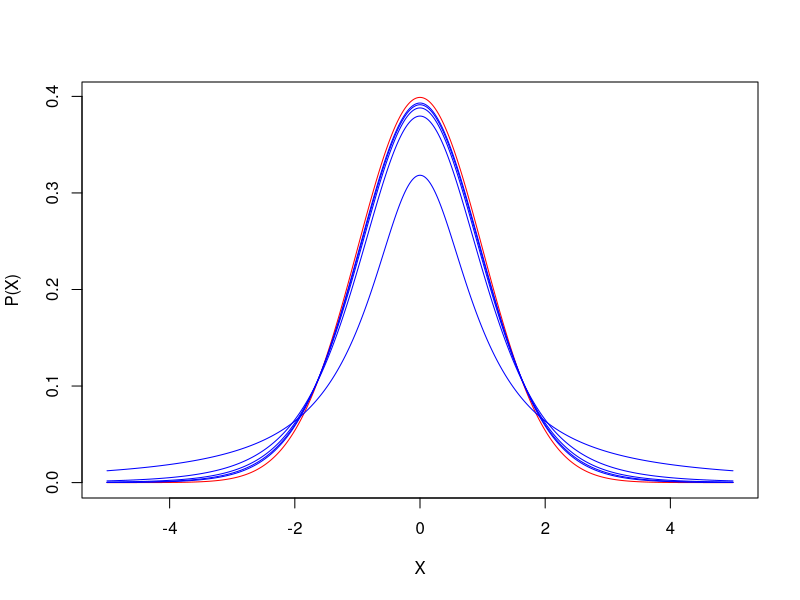

The R script that drew this image:
#author: Michael Liu
#t-dist-normal-plot

x = seq(-5, 5, by=0.001)
seq.t = seq(from = 1, to = 20, by = 4)
#normal
norm.y <- dnorm(x)
plot(x,norm.y,type="l",col="red", xlab = "X", ylab="P(X)")
#t-distribution with various degree of freedoms
for(i in seq.t){
  dt.y <- dt(x,i)
  lines(x, dt.y, col="blue")
}